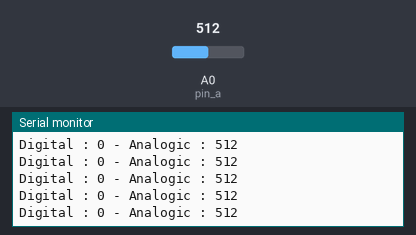
The sketch below on a simulated Arduino Uno, built with avr-gcc and run on an emulated ATmega328P. Parts: the last lines printed to the serial monitor. The inputs (shaded band) are chosen by the test bench; at power-on: A0 (pin_a) = 512.

Above: at 1.2 s.
1.3 s: A0 (pin_a) set to 111
At 2.2 s:
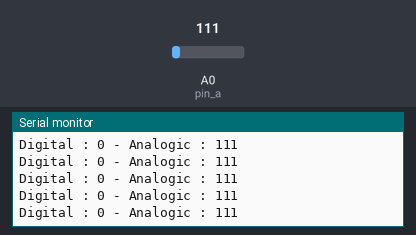
2.8 s: A0 (pin_a) set to 93
At 3.6 s:
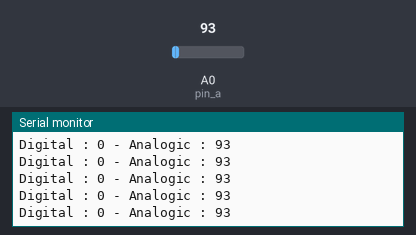
11.8 s: A0 (pin_a) set to 8
At 12.3 s:
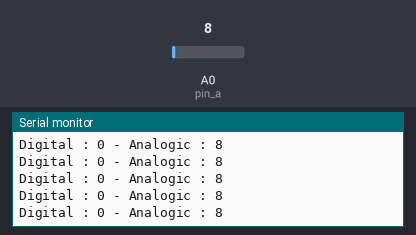
14.8 s: A0 (pin_a) set to 11
At 15.5 s:
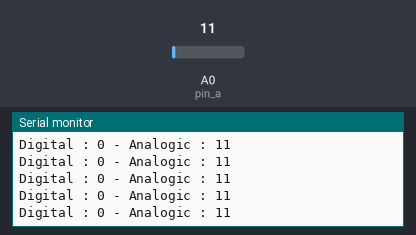
Timing chart, 0 to 17.8 s (numbered marks = the images above; inputs shaded):
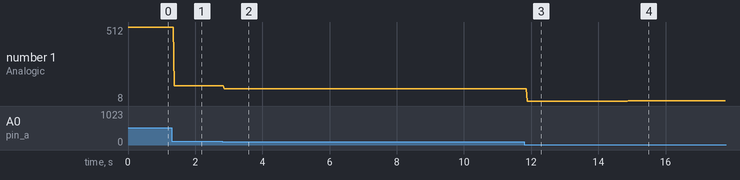

The sketch:

RainSensor.ino
```cpp
const int pin_d = 0; //Set Pin D3 (0)
const int pin_a = 0; //Set Pin A0 (0)


int val_d = 0; //Buffer Digital Value
int val_a = 0; //Buffer Analogic Value


void setup() {

  //Setup Pins
  pinMode(pin_d, INPUT);
  pinMode(pin_a, INPUT);

  //Setup Serial
  Serial.begin(9600);
}

void loop() {

  val_d = digitalRead(pin_d); //Read Digital Pin and buffer
  val_a = analogRead(pin_a);  //Read Analogic Pin and buffer

  Serial.print("Digital : ");
  Serial.print(val_d);
  Serial.print(" - Analogic : ");
  Serial.println(val_a);

}
```

Measured:
- after the input at 1.3 s, the serial monitor: prints a new line after 0.07 s (image 1)
- after the input at 2.8 s, the serial monitor: prints a new line after 0.07 s (image 2)
- after the input at 11.8 s, the serial monitor: prints a new line after 0.09 s (image 3)
- after the input at 14.8 s, the serial monitor: prints a new line after 0.09 s (image 4)
- plotted number 1: 512 → 111 after the input at 1.3 s, 111 → 93 after the input at 2.8 s, 93 → 8 after the input at 11.8 s, 8 → 11 after the input at 14.8 s
